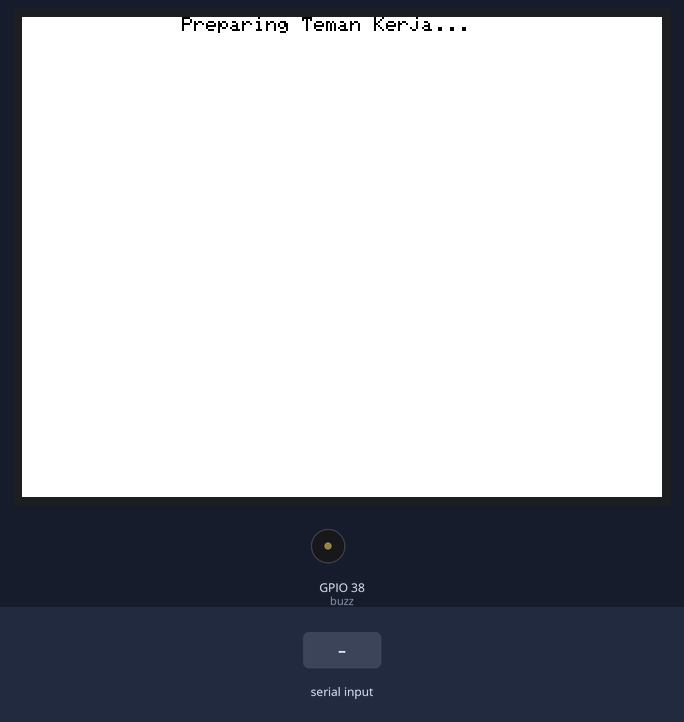
Recording of a sketch running on a simulated ESP32. Shown: 320×240 colour display, buzzer (waves = sounding, pin HIGH). The test bench sets the inputs (shaded band). Nothing arrives over Bluetooth unless stated; what the sketch prints to the serial monitor is not drawn.

Above: at 0.3 s.
3.5 s: "1" received over the second serial link
At 5.3 s:
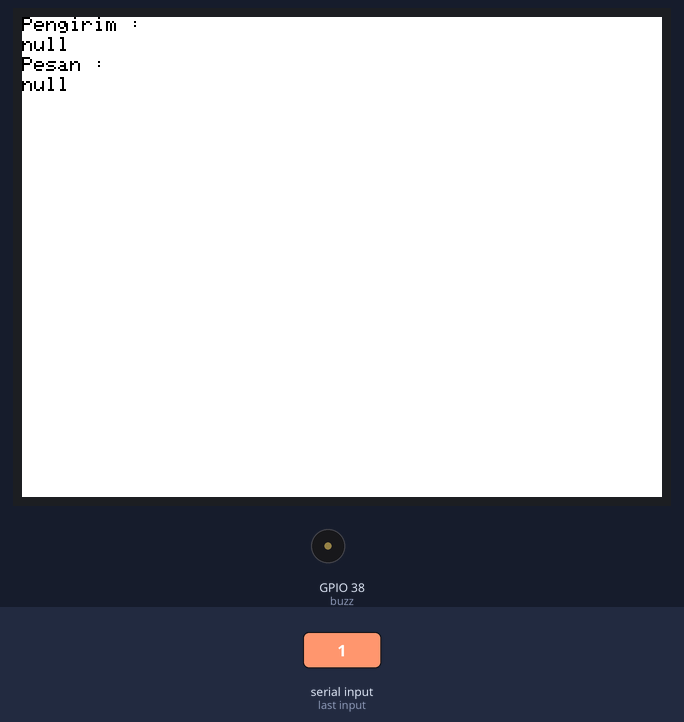
Timing chart, 0 to 6.8 s (numbered marks = the images above; inputs shaded):
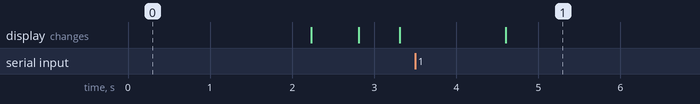

The sketch:

RekanKerjaLite.ino
```cpp
#include <SPI.h>
#include <TFT_eSPI.h>
#include "kny.h"
#include "BluetoothSerial.h"
#include <ArduinoJson.h>


TFT_eSPI tft = TFT_eSPI();
BluetoothSerial SerialBT;

int idPengirim;
int pesanTampil = 0;
String pesanTerima ="";
String pengirim = "";
int waktu = 5;
int buzzer = 0;
int toggle = 0;
int readPir = 0;
int toggleGambar = 0;


int PIR = 37;
int buzz = 38;


unsigned long intervalBuzz = 1000;
unsigned long intervalBeep = 300;
unsigned long interval = 5000;
unsigned lastImage= millis();
unsigned nowImage;
unsigned lastBeep;
unsigned nowbeep;
unsigned lastbuzz = millis();
unsigned nowbuzz;
unsigned last = millis();
unsigned lnow;


void initBT(){
  if(!SerialBT.begin("camesp")){
    Serial.println("An error occurred initializing Bluetooth");
    ESP.restart();
  }else{
    Serial.println("Bluetooth initialized");
  }
}

void testdrawtext(char *text, uint16_t color) {
  tft.fillRect(0,0,240,10,TFT_WHITE);
  tft.setCursor(80, 0);
  tft.setTextColor(color);
  tft.setTextWrap(true);
  tft.print(text);
}

void writepesan(char *pengirim, char *pesan, uint16_t color) {
  tft.fillScreen(TFT_WHITE);
  tft.setTextSize(1);
  tft.setCursor(0, 0);
  tft.setTextColor(color);
  tft.setTextWrap(true);
  tft.print("Pengirim : ");
  tft.setCursor(0,10);
  tft.print(pengirim);
  tft.setCursor(0, 20);
  tft.print("Pesan : ");
  tft.setCursor(0,30);
  tft.print(pesan);
}


void notifOn(){
  digitalWrite(buzz,HIGH);
}

void notifOff(){
  digitalWrite(buzz,LOW);
}

void callback(esp_spp_cb_event_t event, esp_spp_cb_param_t *param){
  if(event == ESP_SPP_SRV_OPEN_EVT){
//    Serial.println("connected");
    testdrawtext("Connected ",TFT_BLACK);
  }
  if(event == ESP_SPP_CLOSE_EVT){
//    Serial.println("disconnected");
    testdrawtext("disconnected ",TFT_BLACK);
  }
}

void setup() {
  // put your setup code here, to run once:
  Serial.begin(9600);
  pinMode(PIR,INPUT);
  pinMode(buzz, OUTPUT);
  tft.init();
  tft.setRotation(1);

  tft.setSwapBytes(true);
  tft.fillScreen(TFT_WHITE);
  testdrawtext("Preparing Teman Kerja...",TFT_BLACK);
//  tft.pushImage(0, 10,animation_width  , animation_height, kny[0]);
  delay(2000);
  testdrawtext("disconnected ",TFT_BLACK);
  initBT();
  SerialBT.register_callback(callback);
}


void loop() {
  // put your main code here, to run repeatedly:
//readPir = digitalRead(PIR);
readPir = 0;
  lnow = millis();
  if(lnow - last >= interval){
//     tft.fillScreen(TFT_WHITE);
    last = lnow;
    String Kirim = "";
    Kirim += "{'type':1,'motion':'";
    Kirim += readPir;
    Kirim += "','image':";
    Kirim += '0';
    Kirim += "}";
    SerialBT.print(Kirim);
    Serial.println(Kirim);
  }
//
  if (SerialBT.available())
  {
    StaticJsonDocument<600> doc;
    DeserializationError err = deserializeJson(doc, SerialBT);
    if (err == DeserializationError::Ok)
    {
      delay(20);
      lastBeep = millis();
      idPengirim = doc["idPesanPenerima"].as<int>();
      buzzer = doc["buzzer"].as<int>();
      pengirim = doc["namaPengirim"].as<String>();
      pesanTerima  = doc["pesan"].as<String>();
      waktu = doc["waktu"].as<int>();
      lastbuzz = millis();
      Serial.println(lastbuzz);
      Serial.println(idPengirim);
      Serial.println(pengirim);
      Serial.println(pesanTerima);
      Serial.println(waktu);
      String dataBalas = "{'type':0,'id':'";
      dataBalas += idPengirim;
      dataBalas += "','sukses':1}";
      SerialBT.print(dataBalas);
      int pengirimLen = pengirim.length()+1;
      int pesanTerimaLen = pesanTerima.length()+1;
      char lcdPengirim[pengirimLen];
      char lcdPesan[pesanTerimaLen];
      pengirim.toCharArray(lcdPengirim,pengirimLen);
      pesanTerima.toCharArray(lcdPesan,pesanTerimaLen);
      writepesan(lcdPengirim,lcdPesan,TFT_BLACK);
      pesanTampil = 1;
      toggleGambar = 0;
    }
    else
    {
      Serial.print("deserializeJson() returned ");
      Serial.println(err.c_str());

      while (SerialBT.available() > 0)
        SerialBT.read();
    }
  }
  nowbuzz = millis();
  if(buzzer == 1 && ((nowbuzz - lastbuzz) <= (waktu*intervalBuzz))){
    Serial.println("masuk buz");
    nowbeep = millis();
    if (nowbeep - lastBeep >= intervalBeep){
      Serial.println("masuk beep");
      lastBeep = nowbeep;
      if (toggle == 1){
        notifOn();
        toggle = 0;
      }
      else{
        notifOff();
        toggle = 1;
      }
    }
  }
  else{
    buzzer = 0;
    notifOff();
    toggle=1;
  }
  nowImage = millis();
 if(pesanTampil == 1 && ((nowbuzz - lastbuzz) <= (60000)) ){
   Serial.println("pesan");
 }
  else{

   if(nowImage - lastImage >= 500){
    lastImage = nowImage;
     if(toggleGambar == 0){
      tft.fillScreen(TFT_WHITE);
      toggleGambar = 1;
//      Serial.println("masuk putih");
     }
     else if(toggleGambar == 1){
     tft.pushImage(0, 10,animation_width  , animation_height, kny[0]);
      toggleGambar = 2;
//      Serial.println("masuk gambar");
     }
     else{
      tft.pushImage(0, 10,animation_width  , animation_height, kny[1]);
      toggleGambar = 1;
//      Serial.println("masuk gamba2");
     }
   }
 }

}
```

Source omitted: kny.h (data table, 369719 bytes)

Measured:
- after the input at 3.5 s, the display: changes after 1.1 s (image 1)
